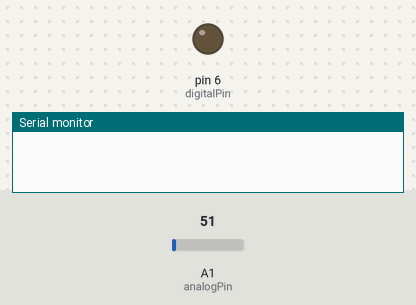
This sketch was run on a simulated Arduino Uno, built with avr-gcc and run on an emulated ATmega328P. Shown: output pins drawn as LEDs (lit = HIGH), the last lines printed to the serial monitor. The inputs (shaded band) are chosen by the test bench; at power-on: A1 (analogPin) = 51.

Above: at 0.1 s.
At 6.2 s:
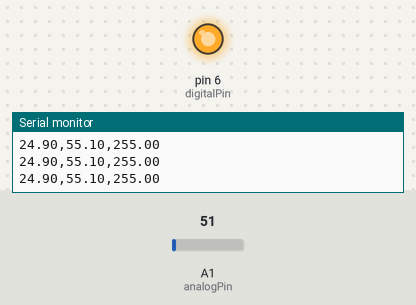
6.3 s: A1 (analogPin) set to 106
7.8 s: A1 (analogPin) set to 120
At 8.7 s:
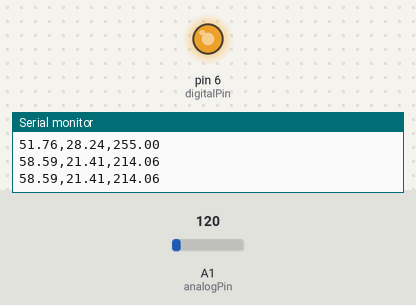
Timing chart, 0 to 10.8 s (numbered marks = the images above; inputs shaded):
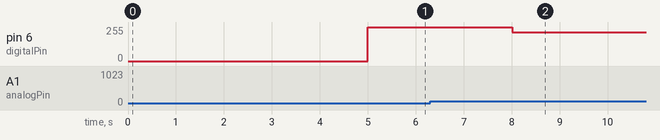

Measured:
- after the input at 7.8 s, pin 6 (digitalPin): 255/255 → 214/255 after 0.21 s

The sketch:

control_PID.ino
```cpp
float temp; // Variable para calcular la temperatura
int analogPin = A1; // pin analgico para hacer la lectura del sensor
int reference; // Temperatura de referencia
float error;
int digitalPin = 6;
float k = 10;
float e1,e2,u1,u2= 0; // Registros de memoria e1  = e[n-1], u1 = u[n-1]


void setup() {
  Serial.begin(115200); // Iniciar el puerto serialz
  reference = 80;
  delay(5000);
}

void loop() {

  while(!Serial){} // Bucle infinito hasta que se abra el puerto serial para observar datos

  // Se realiza la lectura de tempertatura. El sensot LM35 retorna diferencias de tension 10mV por cada grado centigrado de variacion
  temp = (analogRead(analogPin)*500.0) / 1024;

  error = reference - temp;
  float accionControl = constrain(k*error - 1.2*k*e1 + 1.2*k*e2 + 1.6*u1 - 1.6*u2,0,255);
  analogWrite(digitalPin,accionControl);

  //mostramos la temperatura por el puerto serial para captar los datos
  Serial.print(temp);
  Serial.print(",");
  Serial.print(error);
  Serial.print(",");
  Serial.println(accionControl);


  e1 = error;
  u1 = accionControl;
  e2 = e1;
  u2 = u1;

  //retardo de 0.5 segundos, para tener frecuencia
  delay(500);

}
```
